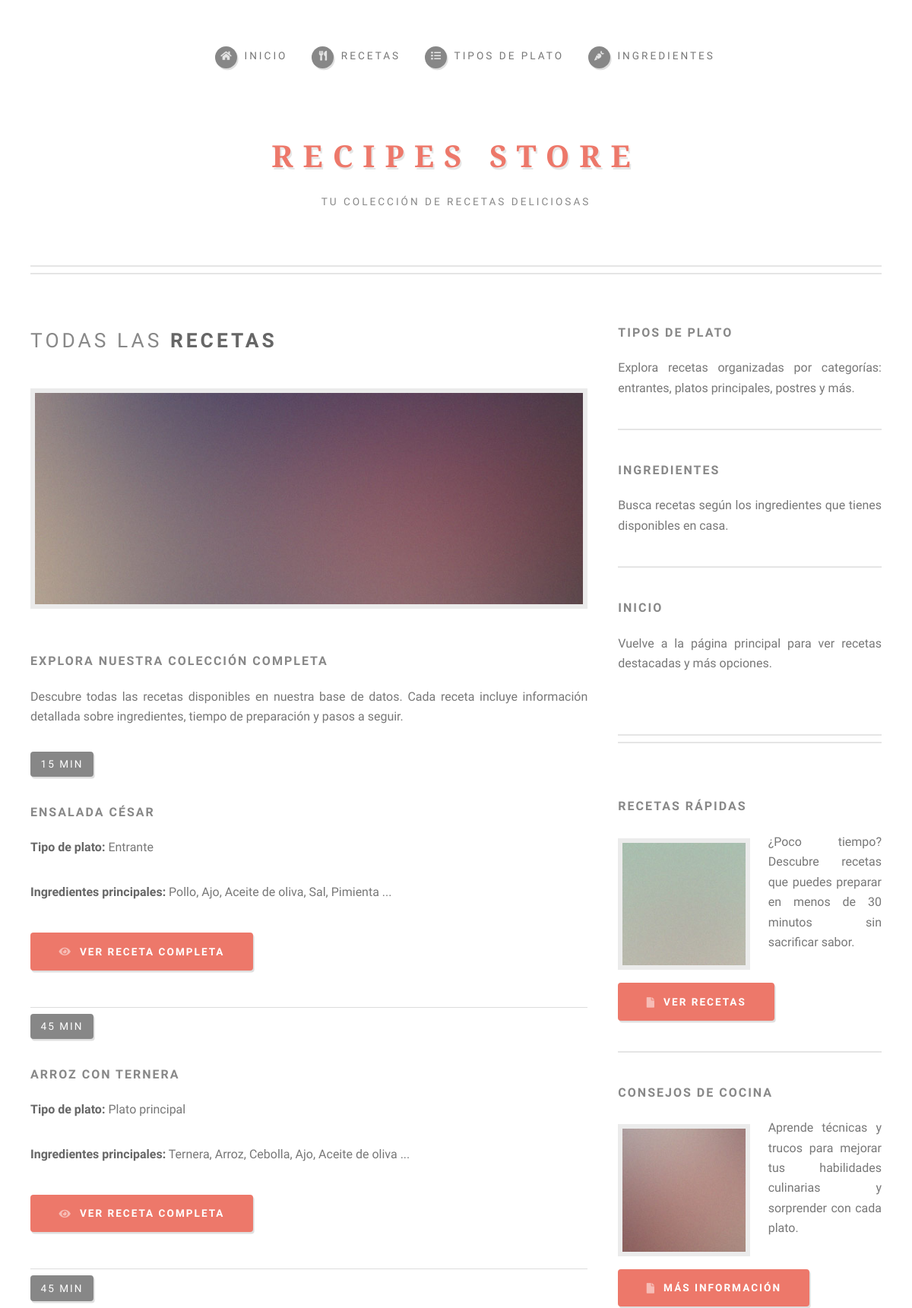
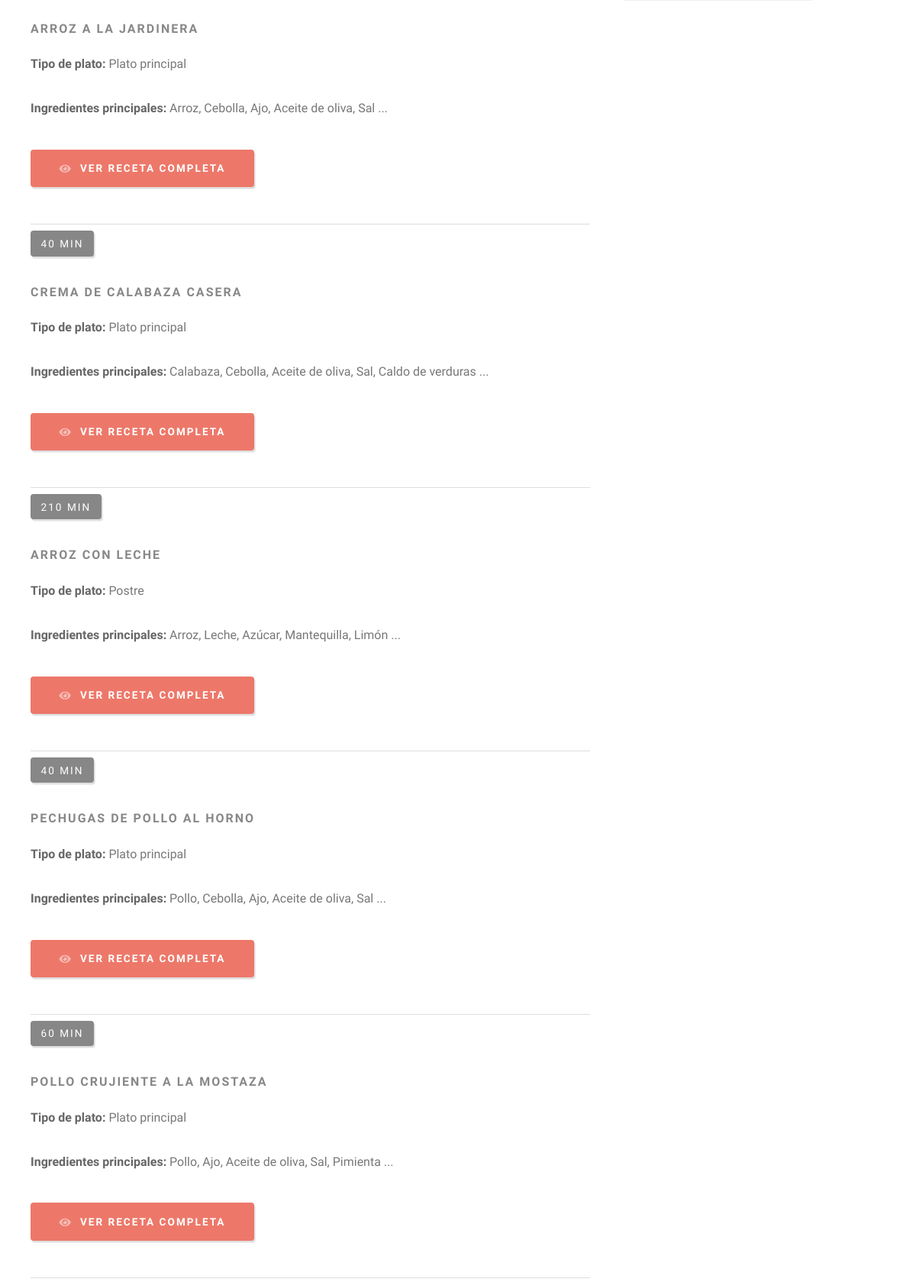
The app's page /recetas/ (upper part) with its own data (2 pictures, top to bottom).
### appRecipesStore/models.py (models this page shows, shortened)
class Receta(models.Model):
    nombre = models.CharField(max_length=200)
    tipo_plato = models.ForeignKey(TipoPlato, on_delete=models.CASCADE, related_name='recetas')
    ingredientes = models.ManyToManyField(Ingrediente, related_name='recetas')
    tiempo_preparacion = models.IntegerField(help_text="Tiempo en minutos")
    instrucciones = models.TextField()

class TipoPlato(models.Model):
    nombre = models.CharField(max_length=100, unique=True)
    def __str__(self):
        return self.nombre

class Ingrediente(models.Model):
    nombre = models.CharField(max_length=100, unique=True)

### appRecipesStore/views.py (the view)
# urls.py: path('recetas/', views.lista_recetas, name='lista_recetas'),
def lista_recetas(request):
    recetas = Receta.objects.all()
    return render(request, 'appRecipesStore/lista_recetas.html', {'recetas': recetas})

### appRecipesStore/templates/appRecipesStore/lista_recetas.html (shortened to what this page needs)
{% extends 'appRecipesStore/base.html' %}
{% load static %}
{% block body_class %}right-sidebar{% endblock %}
{% block content %}
<section id="main">
    <div class="container">
        <div class="row">
            <div id="content" class="col-8 col-12-medium">
                <article class="box post">
                    <header>
                        <h2>Todas las <strong>Recetas</strong></h2>
                    </header>
                    <span class="image featured"><img src="{% static 'appRecipesStore/images/pic04.jpg' %}" alt="" /></span>
                    <h3>Explora Nuestra Colección Completa</h3>
                    <p>Descubre todas las recetas disponibles en nuestra base de datos. Cada receta incluye información detallada sobre ingredientes, tiempo de preparación y pasos a seguir.</p>
                    {% if recetas %}
                        {% for receta in recetas %}
                        <article class="box excerpt">
                            <header>
                                <span class="date">{{ receta.tiempo_preparacion }} min</span>
                                <h3><a href="{% url 'detalle_receta' receta.pk %}">{{ receta.nombre }}</a></h3>
                            </header>
                            <p><strong>Tipo de plato:</strong> {{ receta.tipo_plato }}</p>
                            <p><strong>Ingredientes principales:</strong>
                                {% for ing in receta.ingredientes.all|slice:":5" %}
                                    {{ ing.nombre }}{% if not forloop.last %}, {% endif %}
                                {% endfor %}
                                {% if receta.ingredientes.count > 5 %}...{% endif %}
                            </p>
                            <ul class="actions">
                                <li><a href="{% url 'detalle_receta' receta.pk %}" class="button icon solid fa-eye">Ver Receta Completa</a></li>
                            </ul>
                        </article>
                        <hr />
                        {% endfor %}
                    {% else %}
                        <p>No hay recetas disponibles en este momento. ¡Pronto añadiremos nuevas recetas deliciosas!</p>
                    {% endif %}
                </article>
            </div>
            <div id="sidebar" class="col-4 col-12-medium">
                <section>
                    <ul class="divided">
                        <li>
                            <article class="box excerpt">
                                <header>
                                    <h3><a href="{% url 'lista_tipos_plato' %}">Tipos de Plato</a></h3>
                                </header>
                                <p>Explora recetas organizadas por categorías: entrantes, platos principales, postres y más.</p>
                            </article>
                        </li>
                        <li>
                            <article class="box excerpt">
                                <header>
                                    <h3><a href="{% url 'lista_ingredientes' %}">Ingredientes</a></h3>
                                </header>
                                <p>Busca recetas según los ingredientes que tienes disponibles en casa.</p>
                            </article>
                        </li>
                        <li>
                            <article class="box excerpt">
                                <header>
                                    <h3><a href="{% url 'home' %}">Inicio</a></h3>
                                </header>
                                <p>Vuelve a la página principal para ver recetas destacadas y más opciones.</p>
                            </article>
                        </li>
                    </ul>
                </section>
                <section>
                    <ul class="divided">
                        <li>
                            <article class="box highlight">
                                <header>
                                    <h3><a href="#">Recetas Rápidas</a></h3>
                                </header>
                                <a href="#" class="image left"><img src="{% static 'appRecipesStore/images/pic06.jpg' %}" alt="" /></a>
                                <p>¿Poco tiempo? Descubre recetas que puedes preparar en menos de 30 minutos sin sacrificar sabor.</p>
                                <ul class="actions">
                                    <li><a href="{% url 'lista_recetas' %}" class="button icon solid fa-file">Ver Recetas</a></li>
                                </ul>
                            </article>
                        </li>
                        <li>
                            <article class="box highlight">
                                <header>
                                    <h3><a href="#">Consejos de Cocina</a></h3>
                                </header>
                                <a href="#" class="image left"><img src="{% static 'appRecipesStore/images/pic07.jpg' %}" alt="" /></a>
                                <p>Aprende técnicas y trucos para mejorar tus habilidades culinarias y sorprender con cada plato.</p>
                                <ul class="actions">
                                    <li><a href="#" class="button icon solid fa-file">Más Información</a></li>
                                </ul>
                            </article>
                        </li>
                    </ul>
                </section>
            </div>
        </div>
    </div>
</section>
{% endblock %}

### appRecipesStore/templates/appRecipesStore/base.html (shortened to what this page needs)
{% load static %}
<!DOCTYPE HTML>
<html lang="es">
<head>
    <link rel="stylesheet" href="{% static 'appRecipesStore/css/main.css' %}" />
</head>
<body class="{% block body_class %}homepage{% endblock %} is-preload">
    <div id="page-wrapper">
        <section id="header">
            <div class="container">
                <h1 id="logo"><a href="{% url 'home' %}">Recipes Store</a></h1>
                <p>Tu colección de recetas deliciosas</p>
                <nav id="nav">
                    <ul>
                        <li><a class="icon solid fa-home" href="{% url 'home' %}"><span>Inicio</span></a></li>
                        <li><a class="icon solid fa-utensils" href="{% url 'lista_recetas' %}"><span>Recetas</span></a></li>
                        <li><a class="icon solid fa-list" href="{% url 'lista_tipos_plato' %}"><span>Tipos de Plato</span></a></li>
                        <li><a class="icon solid fa-carrot" href="{% url 'lista_ingredientes' %}"><span>Ingredientes</span></a></li>
                    </ul>
                </nav>
            </div>
        </section>
        {% block content %}
        {% endblock %}
    </div>
</body>
</html>

### records on screen
Receta: tiempo_preparacion "15", nombre "ENSALADA CÉSAR", tipo_plato "Entrante"
Ingrediente: nombre "Pollo"
Ingrediente: nombre "Ajo"
Ingrediente: nombre "Aceite de oliva"
Ingrediente: nombre "Sal"
Ingrediente: nombre "Pimienta"
Receta: tiempo_preparacion "45", nombre "ARROZ CON TERNERA", tipo_plato "Plato principal"
Ingrediente: nombre "Ternera"
Ingrediente: nombre "Arroz"
Ingrediente: nombre "Cebolla"
Receta: tiempo_preparacion "45", nombre "ARROZ A LA JARDINERA", tipo_plato "Plato principal"
Receta: tiempo_preparacion "40", nombre "CREMA DE CALABAZA CASERA", tipo_plato "Plato principal"
Ingrediente: nombre "Calabaza"
Ingrediente: nombre "Caldo de verduras"
Receta: tiempo_preparacion "210", nombre "ARROZ CON LECHE", tipo_plato "Postre"
Ingrediente: nombre "Leche"
Ingrediente: nombre "Azúcar"
Ingrediente: nombre "Mantequilla"
Ingrediente: nombre "Limón"
Receta: tiempo_preparacion "40", nombre "PECHUGAS DE POLLO AL HORNO", tipo_plato "Plato principal"
Receta: tiempo_preparacion "60", nombre "POLLO CRUJIENTE A LA MOSTAZA", tipo_plato "Plato principal"
